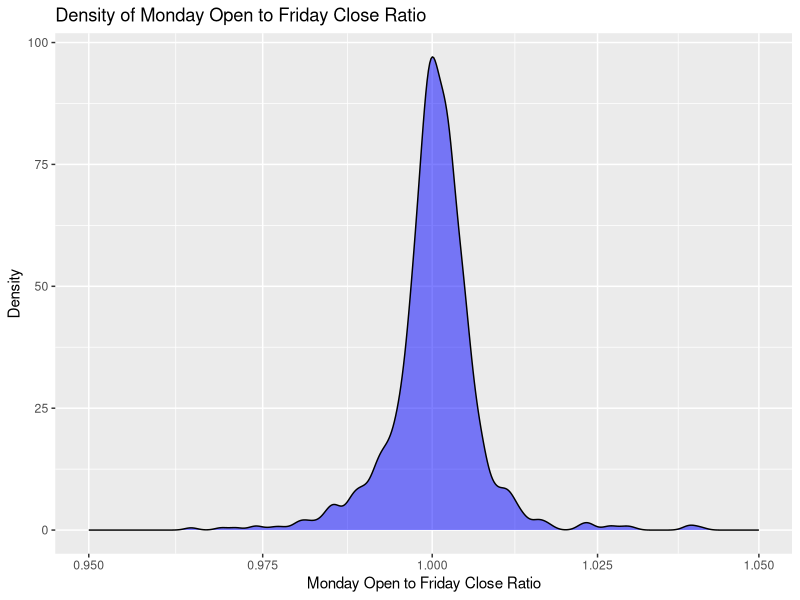
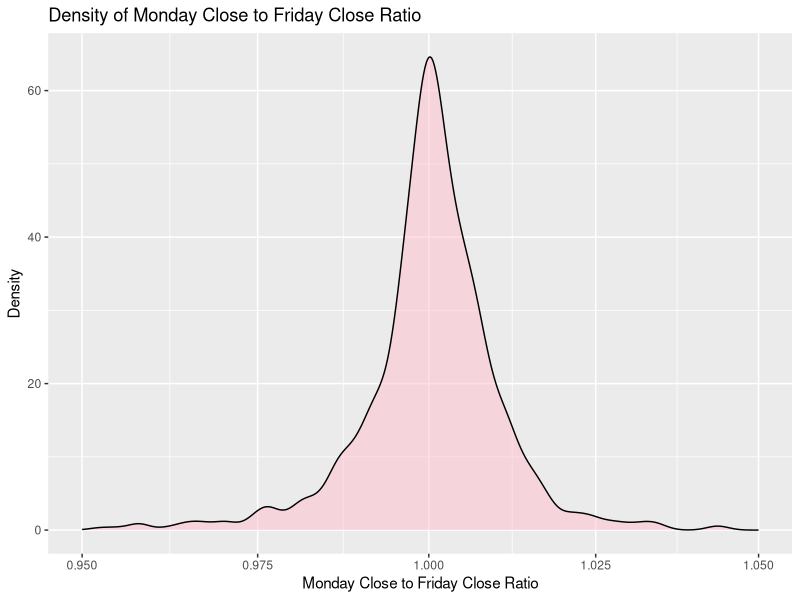
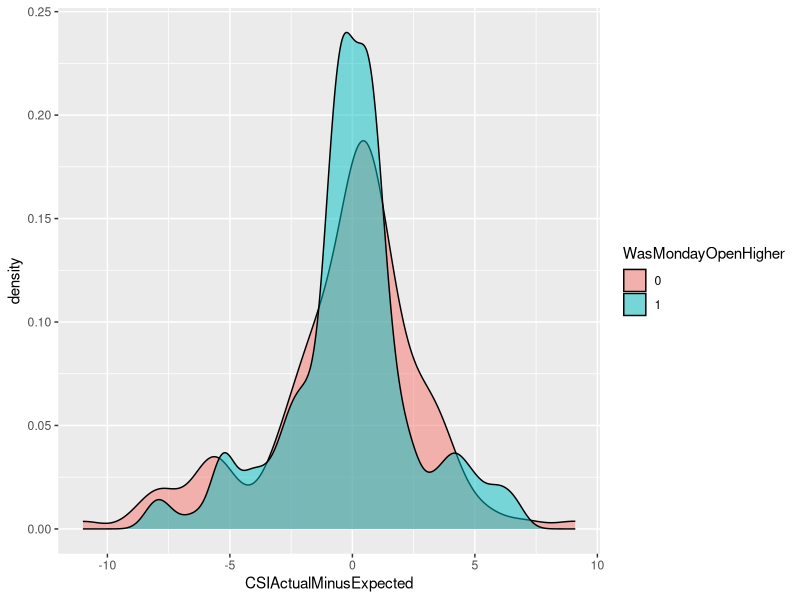
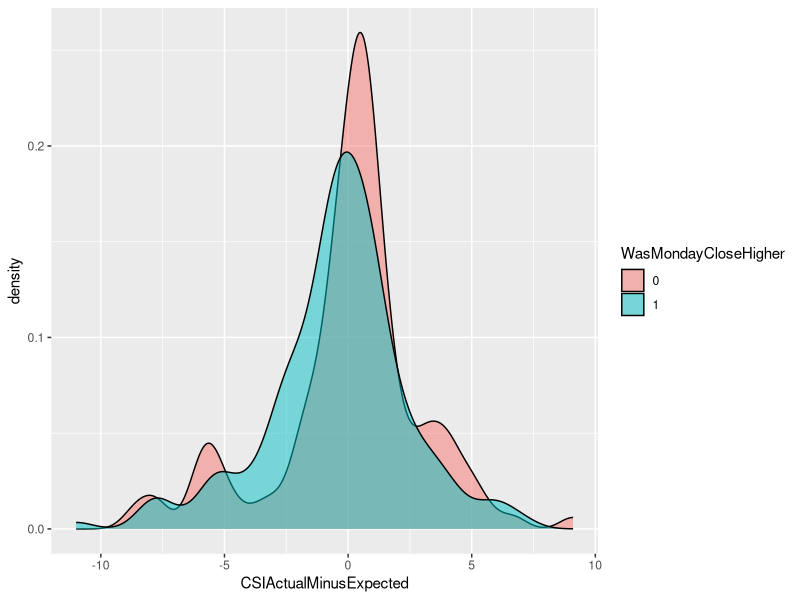
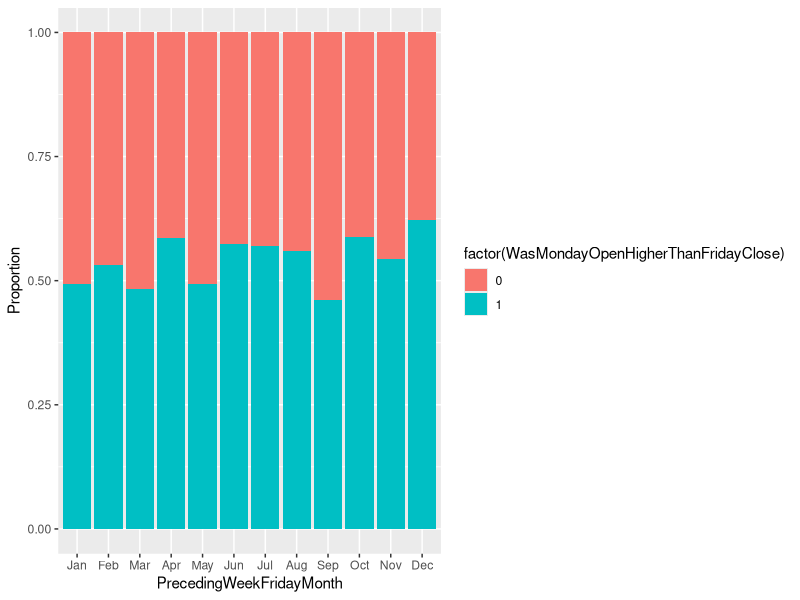
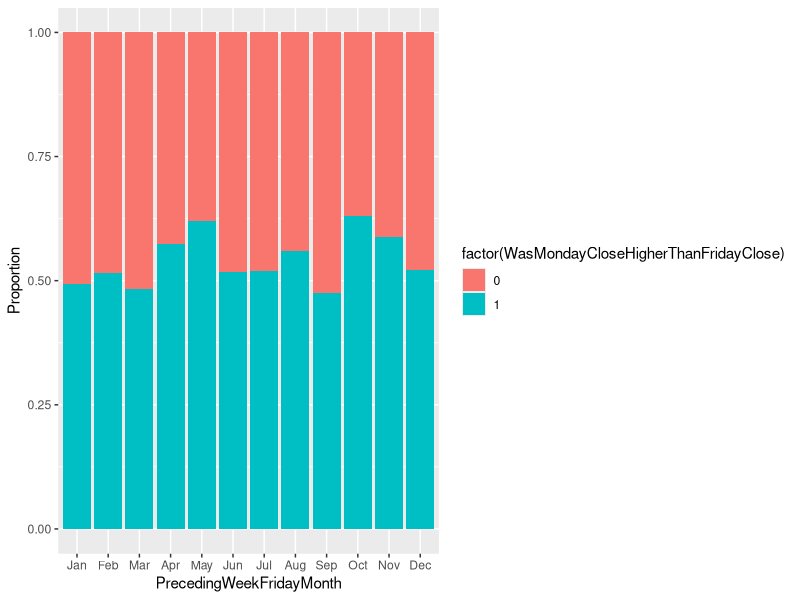

Write R code to recreate these figures, in order. (Note: this script raises an error after producing the figures.)
## ---- chunk 1
#| include: false
library(tidyverse)
library(sf)
library(dplyr)
library(knitr)

# If running on the department server, uncomment the lines below
#
# - We would also recommend rendering this assignment on https://hypatia.stat.duke.edu 
#   or https://katherinej.stat.duke.edu for better performance.

#flexiblas::flexiblas_load_backend("OPENBLAS-THREADS") |>
# flexiblas::flexiblas_switch()
# flexiblas::flexiblas_set_num_threads(8)
## ---- chunk 2
# Read the CSV file into a dataframe
#df <- read.csv('data/SPY_data_wrangling/SPY_ready_for_analysis.csv', header = TRUE)

# Binomial model
#model <- glm(MondayOpenComparedToFridayCloseChangeInPercent ~ FridayCloseComparedToThursdayCloseChangeInPercent + FridayIntradayChangeInPercent, 
#                      data = df, family = gaussian)

# Print the summary of the model
#summary(model)


## ---- chunk 3
df2 <- read.csv('data/SPY_data_wrangling/SPY_ready_for_analysis.csv', header = TRUE)

# Binomial model
model2 <- glm(WasMondayOpenHigherThanFridayClose	 ~ didFridayCloseHigherThanThursdayClose, 
                      data = df2, family = binomial)


# Gaussian model
model2_binomial <- glm(WasMondayOpenHigherThanFridayClose	 ~ wasFridayIntradayPositive, 
                      data = df2, family = binomial)
# Print the summary of the model
summary(model2)
summary(model2_binomial)
## ---- chunk 4
df3 <- read.csv('data/adding_triple_witch_to_SPY/SPY_ready_for_analysis_triple_witch.csv', header = TRUE)

# Binomial model
model3 <- glm(WasMondayOpenHigherThanFridayClose ~ didFridayCloseHigherThanThursdayClose + wasFridayIntradayPositive * fridayWasATripleWitchDay, 
                      data = df3, family = binomial)

# Print the summary of the model
summary(model3)




## ---- chunk 5
library(dplyr)
library(ggplot2)

# Assuming df3 is your dataframe

# Create a new column for the specified condition
df3 <- df3 %>%
  mutate(SpecialCondition = ifelse(fridayWasATripleWitchDay == 1 & didFridayCloseHigherThanThursdayClose == 0, "Condition Met", "Other"))

# Calculate ratios
ratios <- df3 %>%
  group_by(SpecialCondition) %>%
  summarise(
    Ones = sum(WasMondayOpenHigherThanFridayClose == 1),
    Zeros = sum(WasMondayOpenHigherThanFridayClose == 0),
    Ratio = Ones / Zeros,
    .groups = 'drop'
  )

# Print the ratios
print(ratios)


## ---- chunk 6
df4 <- read.csv('data/addingFOMC/SPY_ready_for_analysis_triple_witch_NFP_CSI_FOMC_with_month.csv', header = TRUE)
df4$MondayCloseToFridayCloseRatio <- df4$FollowingWeekMondayClose / df4$PrecedingWeekFridayClose

ggplot(df4, aes(x = MondayOpenToFridayCloseRatio)) + 
    geom_density(fill = "blue", alpha = 0.5) +
  scale_x_continuous(trans = 'log', limits = c(0.95, 1.05)) +
    labs(title = "Density of Monday Open to Friday Close Ratio",
         x = "Monday Open to Friday Close Ratio",
         y = "Density")

ggplot(df4, aes(x = MondayCloseToFridayCloseRatio)) + 
    geom_density(fill = "pink", alpha = 0.5) +
    scale_x_continuous(trans = 'log', limits = c(0.95, 1.05)) +
    labs(title = "Density of Monday Close to Friday Close Ratio",
         x = "Monday Close to Friday Close Ratio",
         y = "Density")



## ---- chunk 7
#1 vs 0 proportion break down table with percentages for df4$WasMondayOpenHigherThanFridayClose and df4$WasMondayCloseHigherThanFridayClose

# Count occurrences for WasMondayOpenHigherThanFridayClose
table_open <- table(df4$WasMondayOpenHigherThanFridayClose)

# Convert counts to proportions and then to percentages for WasMondayOpenHigherThanFridayClose
percentage_open <- prop.table(table_open) * 100

# Count occurrences for WasMondayCloseHigherThanFridayClose
table_close <- table(df4$WasMondayCloseHigherThanFridayClose)

# Convert counts to proportions and then to percentages for WasMondayCloseHigherThanFridayClose
percentage_close <- prop.table(table_close) * 100



formatted_yes_open <- sprintf("%.1f%%", percentage_open[2])
formatted_no_open <- sprintf("%.1f%%", percentage_open[1])
formatted_yes_close <- sprintf("%.1f%%", percentage_close[2])
formatted_no_close <- sprintf("%.1f%%", percentage_close[1])



breakdown_table <- data.frame(
  Category = c('Monday Open Price > Friday Close Price', 'Monday Close Price > Friday Close Price'),
  Yes = c(formatted_yes_open, formatted_yes_close),
  No = c(formatted_no_open, formatted_no_close)
  
)

library(knitr)
# Print the table
kable(breakdown_table, caption = "Proportions of Monday Open and Close vs. Friday Close", format = "html")

## ---- chunk 8
df4$NFPOutcomeIsShock <- ifelse(df4$NFPOutcome == "Shock", 1, 0)


#1. breakdown table of WasMondayOpenHigherThanFridayClose (1 vs 0) and NFPOutcomeIsShock (1 vs 0)
breakdown_table_monday_open_vs_nfp_shock <- table(df4$WasMondayOpenHigherThanFridayClose, df4$NFPOutcomeIsShock)
rownames(breakdown_table_monday_open_vs_nfp_shock) <- c("Monday Open Lower Than Friday Close", "Monday Open Higher Than Friday Close")
colnames(breakdown_table_monday_open_vs_nfp_shock) <- c("Nonfarm Payrolls Non-shock", "Nonfarm Payrolls Shock")
breakdown_table_column_percentages <- prop.table(breakdown_table_monday_open_vs_nfp_shock, 2) * 100
#print(breakdown_table_column_percentages)
breakdown_table_column_percentages_df <- as.data.frame.matrix(breakdown_table_column_percentages)

# Format each value to one decimal place with a percentage sign
breakdown_table_column_percentages_df_formatted <- data.frame(lapply(breakdown_table_column_percentages_df, function(x) sprintf("%.1f%%", x)))

# Print the formatted dataframe
#print(breakdown_table_column_percentages_df_formatted)


breakdown_table_WasMondayOpenHigherThanFridayClose_vs_NFPOutcomeIsShock <- data.frame(
  . = c("Monday Open Lower Than Friday Close", "Monday Open Higher Than Friday Close"),
  NFP_Nonshock = c(breakdown_table_column_percentages_df_formatted[1][[1]][1], breakdown_table_column_percentages_df_formatted[1][[1]][2]),
  NFP_Shock = c(breakdown_table_column_percentages_df_formatted[2][[1]][1], breakdown_table_column_percentages_df_formatted[2][[1]][2])
  
)


library(knitr)
# Print the table
kable(breakdown_table_WasMondayOpenHigherThanFridayClose_vs_NFPOutcomeIsShock, caption = "Proportion Breakdown of Monday Open Higher Than Friday Close vs Nonfarm Payroll Shock", format = "html")
## ---- chunk 9
df4$NFPOutcomeIsShock <- ifelse(df4$NFPOutcome == "Shock", 1, 0)


#1. breakdown table of WasMondayCloseHigherThanFridayClose (1 vs 0) and NFPOutcomeIsShock (1 vs 0)
breakdown_table_monday_close_vs_nfp_shock <- table(df4$WasMondayCloseHigherThanFridayClose, df4$NFPOutcomeIsShock)
rownames(breakdown_table_monday_close_vs_nfp_shock) <- c("Monday Close Lower Than Friday Close", "Monday Close Higher Than Friday Close")
colnames(breakdown_table_monday_close_vs_nfp_shock) <- c("Nonfarm Payrolls Non-shock", "Nonfarm Payrolls Shock")
breakdown_table_column_percentages2 <- prop.table(breakdown_table_monday_close_vs_nfp_shock, 2) * 100
#print(breakdown_table_column_percentages)
breakdown_table_column_percentages_df2 <- as.data.frame.matrix(breakdown_table_column_percentages2)

# Format each value to one decimal place with a percentage sign
breakdown_table_column_percentages_df_formatted2 <- data.frame(lapply(breakdown_table_column_percentages_df2, function(x) sprintf("%.1f%%", x)))

# Print the formatted dataframe
#print(breakdown_table_column_percentages_df_formatted)


breakdown_table_WasMondayCloseHigherThanFridayClose_vs_NFPOutcomeIsShock <- data.frame(
  . = c("Monday Close Lower Than Friday Close", "Monday Close Higher Than Friday Close"),
  NFP_Nonshock = c(breakdown_table_column_percentages_df_formatted2[1][[1]][1], breakdown_table_column_percentages_df_formatted2[1][[1]][2]),
  NFP_Shock = c(breakdown_table_column_percentages_df_formatted2[2][[1]][1], breakdown_table_column_percentages_df_formatted2[2][[1]][2])
  
)


library(knitr)
# Print the table
kable(breakdown_table_WasMondayCloseHigherThanFridayClose_vs_NFPOutcomeIsShock, caption = "Proportion Breakdown of Monday Close Higher Than Friday Close vs Nonfarm Payroll Shock", format = "html")
## ---- chunk 10
#columns_to_plot <- names(df4)[names(df4) != "MondayOpenToFridayCloseRatio"]

# Function to create a plot for each column
#create_plot <- function(col_name) {
#    p <- ggplot(df4, aes_string(x = col_name, y = "MondayOpenToFridayCloseRatio")) +
#        geom_point() +
#        labs(title = paste("MondayOpenToFridayCloseRatio vs", col_name),
#             x = col_name,
#             y = "MondayOpenToFridayCloseRatio")
#    print(p)
#}

# Apply the function to each column in the list
#lapply(columns_to_plot, create_plot)
## ---- chunk 11
#df4 <- read.csv('data/addingNonfarmPayrolls/SPY_ready_for_analysis_triple_witch_NFP.csv', header = TRUE)



# Binomial model
#model4 <- glm(WasMondayCloseHigherThanFridayClose ~ NFPOutcomeIsShock + fridayWasATripleWitchDay, 
#                      data = df4, family = binomial)


# Print the summary of the model
#summary(model4)



## ---- chunk 12
#summary(df4$CSIActualMinusExpected)
#table(df4$WasMondayOpenHigherThanFridayClose)

#boxplot(CSIActualMinusExpected ~ WasMondayOpenHigherThanFridayClose, data = df6, main = "CSIActualMinusExpected vs WasMondayOpenHigherThanFridayClose")


library(ggplot2)
ggplot(df4, aes(x = CSIActualMinusExpected, fill = factor(WasMondayOpenHigherThanFridayClose))) + 
  geom_density(alpha = 0.5) +
  labs(fill = "WasMondayOpenHigher")

# T-test or Mann-Whitney U Test (depending on data distribution)
t.test(CSIActualMinusExpected ~ WasMondayOpenHigherThanFridayClose, data = df4)

## ---- chunk 13
df4$CSIOutcomeIsShock <- ifelse(df4$CSIOutcome == "Shock", 1, 0)


#1. breakdown table of WasMondayOpenHigherThanFridayClose (1 vs 0) and CSIOutcomeIsShock (1 vs 0)
breakdown_table_monday_open_vs_csi_shock <- table(df4$WasMondayOpenHigherThanFridayClose, df4$CSIOutcomeIsShock)
rownames(breakdown_table_monday_open_vs_csi_shock) <- c("Monday Open Lower Than Friday Close", "Monday Open Higher Than Friday Close")
colnames(breakdown_table_monday_open_vs_csi_shock) <- c("Consumer Sentiment Index Non-shock", "Consumer Sentiment Index Shock")
breakdown_table_column_percentages_csi <- prop.table(breakdown_table_monday_open_vs_csi_shock, 2) * 100
#print(breakdown_table_column_percentages)
breakdown_table_column_percentages_df_csi <- as.data.frame.matrix(breakdown_table_column_percentages_csi)

# Format each value to one decimal place with a percentage sign
breakdown_table_column_percentages_df_formatted_csi <- data.frame(lapply(breakdown_table_column_percentages_df_csi, function(x) sprintf("%.1f%%", x)))

# Print the formatted dataframe
#print(breakdown_table_column_percentages_df_formatted)


breakdown_table_WasMondayOpenHigherThanFridayClose_vs_CSIOutcomeIsShock <- data.frame(
  . = c("Monday Open Lower Than Friday Close", "Monday Open Higher Than Friday Close"),
  CSI_Nonshock = c(breakdown_table_column_percentages_df_formatted_csi[1][[1]][1], breakdown_table_column_percentages_df_formatted_csi[1][[1]][2]),
  CSI_Shock = c(breakdown_table_column_percentages_df_formatted_csi[2][[1]][1], breakdown_table_column_percentages_df_formatted_csi[2][[1]][2])
  
)


library(knitr)
# Print the table
kable(breakdown_table_WasMondayOpenHigherThanFridayClose_vs_CSIOutcomeIsShock, caption = "Proportion Breakdown of Monday Open Higher Than Friday Close vs Consumer Sentiment Index Shock", format = "html")


#also a chi-square test on proportion of WasMondayOpenHigherThanFridayClose=1 and WasMondayOpenHigherThanFridayClose=0 being the same between CSIOutcomeIsShock=1 and CSIOutcomeIsShock=0
chi_square_test_WasMondayOpenHigherThanFridayClose_vs_CSIOutcomeIsShock <- chisq.test(breakdown_table_monday_open_vs_csi_shock)

# Print the results of the Chi-Square Test
print(chi_square_test_WasMondayOpenHigherThanFridayClose_vs_CSIOutcomeIsShock)
## ---- chunk 14
#summary(df4$CSIActualMinusExpected)
#table(df4$WasMondayOpenHigherThanFridayClose)

#boxplot(CSIActualMinusExpected ~ WasMondayOpenHigherThanFridayClose, data = df6, main = "CSIActualMinusExpected vs WasMondayOpenHigherThanFridayClose")


library(ggplot2)
ggplot(df4, aes(x = CSIActualMinusExpected, fill = factor(WasMondayCloseHigherThanFridayClose))) + 
  geom_density(alpha = 0.5) +
  labs(fill = "WasMondayCloseHigher")

# T-test or Mann-Whitney U Test (depending on data distribution)
t.test(CSIActualMinusExpected ~ WasMondayCloseHigherThanFridayClose, data = df4)

## ---- chunk 15
#df4$CSIOutcomeIsShock <- ifelse(df4$CSIOutcome == "Shock", 1, 0)


#1. breakdown table of WasMondayCloseHigherThanFridayClose (1 vs 0) and CSIOutcomeIsShock (1 vs 0)
breakdown_table_monday_close_vs_csi_shock <- table(df4$WasMondayCloseHigherThanFridayClose, df4$CSIOutcomeIsShock)
rownames(breakdown_table_monday_close_vs_csi_shock) <- c("Monday Close Lower Than Friday Close", "Monday Close Higher Than Friday Close")
colnames(breakdown_table_monday_close_vs_csi_shock) <- c("Consumer Sentiment Index Non-shock", "Consumer Sentiment Index Shock")
breakdown_table_column_percentages_csiCLOSE <- prop.table(breakdown_table_monday_close_vs_csi_shock, 2) * 100
#print(breakdown_table_column_percentages)
breakdown_table_column_percentages_df_csiCLOSE <- as.data.frame.matrix(breakdown_table_column_percentages_csiCLOSE)

# Format each value to one decimal place with a percentage sign
breakdown_table_column_percentages_df_formatted_csiCLOSE <- data.frame(lapply(breakdown_table_column_percentages_df_csiCLOSE, function(x) sprintf("%.1f%%", x)))

# Print the formatted dataframe
#print(breakdown_table_column_percentages_df_formatted)


breakdown_table_WasMondayCloseHigherThanFridayClose_vs_CSIOutcomeIsShock <- data.frame(
  . = c("Monday Close Lower Than Friday Close", "Monday Close Higher Than Friday Close"),
  CSI_Nonshock = c(breakdown_table_column_percentages_df_formatted_csiCLOSE[1][[1]][1], breakdown_table_column_percentages_df_formatted_csiCLOSE[1][[1]][2]),
  CSI_Shock = c(breakdown_table_column_percentages_df_formatted_csiCLOSE[2][[1]][1], breakdown_table_column_percentages_df_formatted_csiCLOSE[2][[1]][2])
  
)


library(knitr)
# Print the table
kable(breakdown_table_WasMondayCloseHigherThanFridayClose_vs_CSIOutcomeIsShock, caption = "Proportion Breakdown of Monday Close Higher Than Friday Close vs Consumer Sentiment Index Shock", format = "html")


#also a chi-square test on proportion of WasMondayOpenHigherThanFridayClose=1 and WasMondayOpenHigherThanFridayClose=0 being the same between CSIOutcomeIsShock=1 and CSIOutcomeIsShock=0
chi_square_test_WasMondayCloseHigherThanFridayClose_vs_CSIOutcomeIsShock <- chisq.test(breakdown_table_monday_close_vs_csi_shock)

# Print the results of the Chi-Square Test
print(chi_square_test_WasMondayCloseHigherThanFridayClose_vs_CSIOutcomeIsShock)
## ---- chunk 16
#df6$CSIOutcomeIsShock <- ifelse(df6$CSIOutcome == "Shock", 1, 0)
#table(df6$CSIOutcomeIsShock, df6$WasMondayOpenHigherThanFridayClose)

#chisq.test(table(df6$CSIOutcomeIsShock, df6$WasMondayOpenHigherThanFridayClose))
## ---- chunk 17
#df6 <- read.csv('data/addingUmichSentiment/SPY_ready_for_analysis_triple_witch_NFP_CSI.csv', header = TRUE)
#df6$NFPOutcomeIsShock <- ifelse(df6$NFPOutcome == "Shock", 1, 0)
#df6$CSIOutcomeIsShock <- ifelse(df6$CSIOutcome == "Shock", 1, 0)

# Binomial model

#model6 <- glm(WasMondayCloseHigherThanFridayClose ~ wasFridayIntradayPositive + NFPOutcomeIsShock + fridayWasATripleWitchDay + CSIOutcomeIsShock, 
#                      data = df6, family = binomial)


# Print the summary of the model
#summary(model6)



## ---- chunk 18

#1. breakdown table of WasMondayOpenHigherThanFridayClose (1 vs 0) and FOMCAction (Pause, Hike, SuperHike, etc...)
breakdown_table_monday_open_vs_fomc_action <- table(df4$WasMondayOpenHigherThanFridayClose, df4$FOMCAction)
rownames(breakdown_table_monday_open_vs_fomc_action) <- c("Monday Open Lower Than Friday Close", "Monday Open Higher Than Friday Close")
colnames(breakdown_table_monday_open_vs_fomc_action) <- c("", "Cut", "Hike", "Pause", "SuperCut", "SuperHike")
breakdown_table_column_percentages_FOMC <- prop.table(breakdown_table_monday_open_vs_fomc_action, 2) * 100
#print(breakdown_table_column_percentages)
breakdown_table_column_percentages_df_FOMC <- as.data.frame.matrix(breakdown_table_column_percentages_FOMC)

# Format each value to one decimal place with a percentage sign
breakdown_table_column_percentages_df_formatted_FOMC <- data.frame(lapply(breakdown_table_column_percentages_df_FOMC, function(x) sprintf("%.1f%%", x)))

# Print the formatted dataframe
#print(breakdown_table_column_percentages_df_formatted)


breakdown_table_WasMondayOpenHigherThanFridayClose_vs_FOMCAction <- data.frame(
  . = c("Monday Open Lower Than Friday Close", "Monday Open Higher Than Friday Close"),
  SuperCut = c(breakdown_table_column_percentages_df_formatted_FOMC[5][[1]][1], breakdown_table_column_percentages_df_formatted_FOMC[5][[1]][2]),
  Cut = c(breakdown_table_column_percentages_df_formatted_FOMC[2][[1]][1], breakdown_table_column_percentages_df_formatted_FOMC[2][[1]][2]),
  Pause = c(breakdown_table_column_percentages_df_formatted_FOMC[4][[1]][1], breakdown_table_column_percentages_df_formatted_FOMC[4][[1]][2]),
  Hike = c(breakdown_table_column_percentages_df_formatted_FOMC[3][[1]][1], breakdown_table_column_percentages_df_formatted_FOMC[3][[1]][2]),
  SuperHike = c(breakdown_table_column_percentages_df_formatted_FOMC[6][[1]][1], breakdown_table_column_percentages_df_formatted_FOMC[6][[1]][2])
  
)


library(knitr)
# Print the table
kable(breakdown_table_WasMondayOpenHigherThanFridayClose_vs_FOMCAction, caption = "Proportion Breakdown of Monday Open Higher Than Friday Close vs FOMC Actions", format = "html")


#also a chi-square test on proportion of WasMondayOpenHigherThanFridayClose=1 and WasMondayOpenHigherThanFridayClose=0 being the same between CSIOutcomeIsShock=1 and CSIOutcomeIsShock=0
chi_square_test_WasMondayOpenHigherThanFridayClose_vs_FOMCaction <- chisq.test(breakdown_table_monday_open_vs_fomc_action)

# Print the results of the Chi-Square Test
print(chi_square_test_WasMondayOpenHigherThanFridayClose_vs_FOMCaction)
## ---- chunk 19

#1. breakdown table of WasMondayCloseHigherThanFridayClose (1 vs 0) and FOMCAction (Pause, Hike, SuperHike, etc...)
breakdown_table_monday_close_vs_fomc_action <- table(df4$WasMondayCloseHigherThanFridayClose, df4$FOMCAction)
rownames(breakdown_table_monday_close_vs_fomc_action) <- c("Monday Open Lower Than Friday Close", "Monday Open Higher Than Friday Close")
colnames(breakdown_table_monday_close_vs_fomc_action) <- c("", "Cut", "Hike", "Pause", "SuperCut", "SuperHike")
breakdown_table_column_percentages_FOMCCLOSE <- prop.table(breakdown_table_monday_close_vs_fomc_action, 2) * 100
#print(breakdown_table_column_percentages)
breakdown_table_column_percentages_df_FOMCCLOSE <- as.data.frame.matrix(breakdown_table_column_percentages_FOMCCLOSE)

# Format each value to one decimal place with a percentage sign
breakdown_table_column_percentages_df_formatted_FOMCCLOSE <- data.frame(lapply(breakdown_table_column_percentages_df_FOMCCLOSE, function(x) sprintf("%.1f%%", x)))

# Print the formatted dataframe
#print(breakdown_table_column_percentages_df_formatted)


breakdown_table_WasMondayCloseHigherThanFridayClose_vs_FOMCAction <- data.frame(
  . = c("Monday Open Lower Than Friday Close", "Monday Open Higher Than Friday Close"),
  SuperCut = c(breakdown_table_column_percentages_df_formatted_FOMCCLOSE[5][[1]][1], breakdown_table_column_percentages_df_formatted_FOMCCLOSE[5][[1]][2]),
  Cut = c(breakdown_table_column_percentages_df_formatted_FOMCCLOSE[2][[1]][1], breakdown_table_column_percentages_df_formatted_FOMCCLOSE[2][[1]][2]),
  Pause = c(breakdown_table_column_percentages_df_formatted_FOMCCLOSE[4][[1]][1], breakdown_table_column_percentages_df_formatted_FOMCCLOSE[4][[1]][2]),
  Hike = c(breakdown_table_column_percentages_df_formatted_FOMCCLOSE[3][[1]][1], breakdown_table_column_percentages_df_formatted_FOMCCLOSE[3][[1]][2]),
  SuperHike = c(breakdown_table_column_percentages_df_formatted_FOMCCLOSE[6][[1]][1], breakdown_table_column_percentages_df_formatted_FOMCCLOSE[6][[1]][2])
  
)


library(knitr)
# Print the table
kable(breakdown_table_WasMondayCloseHigherThanFridayClose_vs_FOMCAction, caption = "Proportion Breakdown of Monday Close Higher Than Friday Close vs FOMC Actions", format = "html")


#also a chi-square test on proportion of WasMondayOpenHigherThanFridayClose=1 and WasMondayOpenHigherThanFridayClose=0 being the same between CSIOutcomeIsShock=1 and CSIOutcomeIsShock=0
chi_square_test_WasMondayCloseHigherThanFridayClose_vs_FOMCaction <- chisq.test(breakdown_table_monday_close_vs_fomc_action)

# Print the results of the Chi-Square Test
print(chi_square_test_WasMondayCloseHigherThanFridayClose_vs_FOMCaction)
## ---- chunk 20
#df7 <- read.csv('data/addingFOMC/SPY_ready_for_analysis_triple_witch_NFP_CSI_FOMC.csv', header = TRUE)



#df7$NFPOutcomeIsShock <- ifelse(df7$NFPOutcome == "Shock", 1, 0)
#df7$CSIOutcomeIsShock <- ifelse(df7$CSIOutcome == "Shock", 1, 0)



#df7_filtered <- rbind(df7[1:220, ], df7[264:nrow(df7), ])
#df7_filtered$NFPOutcomeIsShock <- ifelse(df7_filtered$NFPOutcome == "Shock", 1, 0)
#df7_filtered$CSIOutcomeIsShock <- ifelse(df7_filtered$CSIOutcome == "Shock", 1, 0)
#df7_filtered$PrecedingWeekFridayVolumeMINUSPrecedingWeekThursdayVolume <- (df7_filtered$PrecedingWeekFridayVolume) - (df7_filtered$PrecedingWeekThursdayVolume)
#df7$FridayCloseToFridayOpenRatio <- (df$PrecedingWeekFridayClose) / (df$PrecedingWeekFridayOpen)


#model7BUYFRICLOSESELLMONOPEN <- glm(WasMondayOpenHigherThanFridayClose ~ wasFridayIntradayPositive, 
#                      data = df7_filtered, family = binomial)
#summary(model7BUYFRICLOSESELLMONOPEN)





# wasFridayIntradayPositive
#model7BUYFRICLOSESELLMONclose <- glm(WasMondayCloseHigherThanFridayClose ~ NFPOutcomeIsShock + CSIActualMinusExpected, 
#                      data = df7, family = binomial)
  

#summary(model7BUYFRICLOSESELLMONclose)

## ---- chunk 21
df4$PrecedingWeekFridayMonth <- factor(df4$PrecedingWeekFridayMonth, levels = c("Jan", "Feb", "Mar", "Apr", "May", "Jun", "Jul", "Aug", "Sep", "Oct", "Nov", "Dec"))

table(df4$PrecedingWeekFridayMonth)
aggregate(WasMondayOpenHigherThanFridayClose ~ PrecedingWeekFridayMonth, data = df4, mean)
library(ggplot2)
ggplot(df4, aes(x = PrecedingWeekFridayMonth, fill = factor(WasMondayOpenHigherThanFridayClose))) +
  geom_bar(position = "fill") +
  ylab("Proportion")

## ---- chunk 22
contingency_table_monthsOPEN <- table(df4$PrecedingWeekFridayMonth, df4$WasMondayOpenHigherThanFridayClose)
print(contingency_table_monthsOPEN)
# Perform the Chi-square test
chi_sq_test_monthsOPEN <- chisq.test(contingency_table_monthsOPEN)

# Output the result
chi_sq_test_monthsOPEN
## ---- chunk 23
# Assign new groupings based on seasons
df4$Month <- with(df4, factor(
  ifelse(PrecedingWeekFridayMonth %in% c("Mar", "Jan", "May", "Sept"), "Odd", "Even")))


# Create a new contingency table with the season groupings
contingency_table_MonthOPEN <- table(df4$Month, df4$WasMondayOpenHigherThanFridayClose)

# Perform the Chi-square test with the new grouping
chi_sq_test_MonthOPEN <- chisq.test(contingency_table_MonthOPEN, correct=FALSE)

# Output the result
chi_sq_test_MonthOPEN

## ---- chunk 24
#df4$PrecedingWeekFridayMonth <- factor(df4$PrecedingWeekFridayMonth, levels = c("Jan", "Feb", "Mar", "Apr", "May", "Jun", "Jul", "Aug", "Sep", "Oct", "Nov", "Dec"))

table(df4$PrecedingWeekFridayMonth)
aggregate(WasMondayCloseHigherThanFridayClose ~ PrecedingWeekFridayMonth, data = df4, mean)
library(ggplot2)
ggplot(df4, aes(x = PrecedingWeekFridayMonth, fill = factor(WasMondayCloseHigherThanFridayClose))) +
  geom_bar(position = "fill") +
  ylab("Proportion")

## ---- chunk 25
contingency_table_monthsCLOSE <- table(df4$PrecedingWeekFridayMonth, df4$WasMondayCloseHigherThanFridayClose)
print(contingency_table_monthsCLOSE)
# Perform the Chi-square test
chi_sq_test_monthsCLOSE <- chisq.test(contingency_table_monthsCLOSE)

# Output the result
chi_sq_test_monthsCLOSE
## ---- chunk 26
# Assign new groupings based on seasons
df4$Monthclose <- with(df4, factor(
  ifelse(PrecedingWeekFridayMonth %in% c("Mar", "Jan", "Jun", "Jul", "Sept"), "Odd", "Even")))


# Create a new contingency table with the season groupings
contingency_table_MonthCLOSE <- table(df4$Monthclose, df4$WasMondayCloseHigherThanFridayClose)

# Perform the Chi-square test with the new grouping
chi_sq_test_MonthCLOSE <- chisq.test(contingency_table_MonthCLOSE, correct=FALSE)

# Output the result
chi_sq_test_MonthCLOSE

## ---- chunk 27
df8 <- read.csv('data/addingFOMC/SPY_ready_for_analysis_triple_witch_NFP_CSI_FOMC_with_month.csv', header = TRUE)
#df8 <- rbind(df8[1:220, ], df8[264:nrow(df8), ])
df8$NFPOutcomeIsShock <- ifelse(df8$NFPOutcome == "Shock", 1, 0)
df8$CSIOutcomeIsShock <- ifelse(df8$CSIOutcome == "Shock", 1, 0)
df8$PrecedingWeekFridayVolumePrecedingWeekThursdayVolumeRATIO <- (df8$PrecedingWeekFridayVolume) / (df8$PrecedingWeekThursdayVolume)
df8$CSIActualMinusExpected[is.na(df8$CSIActualMinusExpected)] <- 0

null_model <- glm(WasMondayOpenHigherThanFridayClose ~ 1, 
                  data = df8, family = binomial)
#summary(null_model)
full_model <- glm(WasMondayOpenHigherThanFridayClose ~ didFridayCloseHigherThanThursdayClose + FridayCloseComparedToThursdayCloseChangeInPercent + wasFridayIntradayPositive + FridayIntradayChangeInPercent + fridayWasATripleWitchDay + NFPDayOrNot + NFPOutcome + CSIOutcome + CSIDayOrNot + wasItFOMCWeek + FOMCAction + FOMCActualVSExpected + FOMCActionSpecial + NFPOutcomeIsShock + CSIOutcomeIsShock + PrecedingWeekFridayVolumePrecedingWeekThursdayVolumeRATIO + CSIActualMinusExpected, 
                  data = df8, family = binomial)
#summary(full_model)



forward_model <- step(null_model, 
                      scope = list(lower = null_model, upper = full_model), 
                      direction = "forward",
                      trace = 0)

summary(forward_model)
## ---- chunk 28
backward_model <- step(full_model, direction = "backward")
summary(backward_model)
## ---- chunk 29
non_random_model <- glm(formula = WasMondayOpenHigherThanFridayClose ~ CSIOutcomeIsShock + 
    wasFridayIntradayPositive + FridayIntradayChangeInPercent + 
    didFridayCloseHigherThanThursdayClose, family = binomial, 
    data = df8)
summary(non_random_model)
## ---- chunk 30
library(lme4)


mixed_model <- glmer(WasMondayOpenHigherThanFridayClose ~ CSIOutcomeIsShock + 
                     wasFridayIntradayPositive + FridayIntradayChangeInPercent + 
                     didFridayCloseHigherThanThursdayClose + 
                     (1 | Month), 
                     family = binomial, data = df8)
summary(mixed_model)
## ---- chunk 31
library(lme4)

anova(non_random_model, mixed_model)

## ---- chunk 32
#summary(glm(formula = WasMondayOpenHigherThanFridayClose ~ CSIOutcomeIsShock + 
#    wasFridayIntradayPositive + FridayIntradayChangeInPercent, family = binomial, 
#    data = df8))
## ---- chunk 33
#create df8$non_random_model_predict and df8$mixed_model_predict by going through each row of df8
# Predict with the non-random model
df8$non_random_model_predict <- as.integer(predict(non_random_model, type = "response") > 0.5)

# Predict with the mixed model
# Note: For mixed models, if you want to include random effects in predictions, use re.form = NULL
df8$mixed_model_predict <- as.integer(predict(mixed_model, re.form = NULL, type = "response") > 0.5)

## ---- chunk 34
non_random_model_right_wrong <- c(0, 0)
mixed_model_right_wrong <- c(0, 0)

# Iterate through each row of df8
for (i in 1:nrow(df8)) {
  # For the non-random model
  if (df8$WasMondayOpenHigherThanFridayClose[i] == df8$non_random_model_predict[i]) {
    non_random_model_right_wrong[1] <- non_random_model_right_wrong[1] + 1
  } else {
    non_random_model_right_wrong[2] <- non_random_model_right_wrong[2] + 1
  }

  # For the mixed model
  if (df8$WasMondayOpenHigherThanFridayClose[i] == df8$mixed_model_predict[i]) {
    mixed_model_right_wrong[1] <- mixed_model_right_wrong[1] + 1
  } else {
    mixed_model_right_wrong[2] <- mixed_model_right_wrong[2] + 1
  }
}

# Print the results
print(non_random_model_right_wrong)
print(non_random_model_right_wrong[1] / (non_random_model_right_wrong[1] + non_random_model_right_wrong[2]))

print(mixed_model_right_wrong)
print(mixed_model_right_wrong[1] / (mixed_model_right_wrong[1] + mixed_model_right_wrong[2]))
## ---- chunk 35
# save df to .csv
# Save df8 to a CSV file
write.csv(df8, file = "results/SPY_non_mixed_and_mixed_model.csv", row.names = FALSE)
